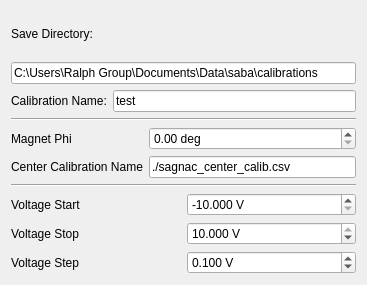
<?xml version="1.0" encoding="UTF-8"?>
<ui version="4.0">
 <class>Form</class>
 <widget class="QWidget" name="Form">
  <property name="geometry">
   <rect>
    <x>0</x>
    <y>0</y>
    <width>367</width>
    <height>285</height>
   </rect>
  </property>
  <property name="windowTitle">
   <string>Form</string>
  </property>
  <layout class="QVBoxLayout" name="verticalLayout">
   <item>
    <layout class="QGridLayout" name="save_params">
     <item row="2" column="1">
      <widget class="QLineEdit" name="calib_name">
       <property name="text">
        <string>test</string>
       </property>
       <property name="placeholderText">
        <string>test</string>
       </property>
      </widget>
     </item>
     <item row="2" column="0">
      <widget class="QLabel" name="label_12">
       <property name="enabled">
        <bool>true</bool>
       </property>
       <property name="text">
        <string>Calibration Name:</string>
       </property>
      </widget>
     </item>
     <item row="1" column="0" colspan="2">
      <widget class="QLineEdit" name="save_dir">
       <property name="text">
        <string>C:\Users\Ralph Group\Documents\Data\saba\calibrations</string>
       </property>
       <property name="placeholderText">
        <string>C:\Users\</string>
       </property>
      </widget>
     </item>
     <item row="0" column="0" colspan="2">
      <widget class="QLabel" name="label_8">
       <property name="text">
        <string>Save Directory:</string>
       </property>
      </widget>
     </item>
    </layout>
   </item>
   <item>
    <widget class="Line" name="line_3">
     <property name="orientation">
      <enum>Qt::Horizontal</enum>
     </property>
    </widget>
   </item>
   <item>
    <layout class="QGridLayout" name="gridLayout">
     <item row="0" column="1">
      <widget class="QDoubleSpinBox" name="magnet_phi">
       <property name="suffix">
        <string> deg</string>
       </property>
       <property name="decimals">
        <number>2</number>
       </property>
       <property name="minimum">
        <double>0.000000000000000</double>
       </property>
       <property name="maximum">
        <double>360.000000000000000</double>
       </property>
       <property name="singleStep">
        <double>0.010000000000000</double>
       </property>
       <property name="value">
        <double>0.000000000000000</double>
       </property>
      </widget>
     </item>
     <item row="0" column="0">
      <widget class="QLabel" name="label_6">
       <property name="text">
        <string>Magnet Phi</string>
       </property>
      </widget>
     </item>
     <item row="1" column="0">
      <widget class="QLabel" name="label">
       <property name="text">
        <string>Center Calibration Name</string>
       </property>
      </widget>
     </item>
     <item row="1" column="1">
      <widget class="QLineEdit" name="center_calib_name">
       <property name="text">
        <string>./sagnac_center_calib.csv</string>
       </property>
      </widget>
     </item>
    </layout>
   </item>
   <item>
    <widget class="Line" name="line_4">
     <property name="orientation">
      <enum>Qt::Horizontal</enum>
     </property>
    </widget>
   </item>
   <item>
    <layout class="QGridLayout" name="gridLayout_2">
     <item row="0" column="0">
      <widget class="QLabel" name="label_3">
       <property name="text">
        <string>Voltage Start</string>
       </property>
      </widget>
     </item>
     <item row="0" column="1">
      <widget class="QDoubleSpinBox" name="voltage_start">
       <property name="suffix">
        <string> V</string>
       </property>
       <property name="decimals">
        <number>3</number>
       </property>
       <property name="minimum">
        <double>-10.000000000000000</double>
       </property>
       <property name="maximum">
        <double>10.000000000000000</double>
       </property>
       <property name="singleStep">
        <double>0.001000000000000</double>
       </property>
       <property name="value">
        <double>-10.000000000000000</double>
       </property>
      </widget>
     </item>
     <item row="1" column="0">
      <widget class="QLabel" name="label_4">
       <property name="text">
        <string>Voltage Stop</string>
       </property>
      </widget>
     </item>
     <item row="1" column="1">
      <widget class="QDoubleSpinBox" name="voltage_stop">
       <property name="suffix">
        <string> V</string>
       </property>
       <property name="decimals">
        <number>3</number>
       </property>
       <property name="minimum">
        <double>-10.000000000000000</double>
       </property>
       <property name="maximum">
        <double>10.000000000000000</double>
       </property>
       <property name="singleStep">
        <double>0.001000000000000</double>
       </property>
       <property name="value">
        <double>10.000000000000000</double>
       </property>
      </widget>
     </item>
     <item row="2" column="1">
      <widget class="QDoubleSpinBox" name="voltage_step">
       <property name="suffix">
        <string> V</string>
       </property>
       <property name="decimals">
        <number>3</number>
       </property>
       <property name="minimum">
        <double>-10.000000000000000</double>
       </property>
       <property name="maximum">
        <double>10.000000000000000</double>
       </property>
       <property name="singleStep">
        <double>0.001000000000000</double>
       </property>
       <property name="value">
        <double>0.100000000000000</double>
       </property>
      </widget>
     </item>
     <item row="2" column="0">
      <widget class="QLabel" name="label_2">
       <property name="text">
        <string>Voltage Step</string>
       </property>
      </widget>
     </item>
    </layout>
   </item>
  </layout>
 </widget>
 <resources/>
 <connections/>
</ui>
